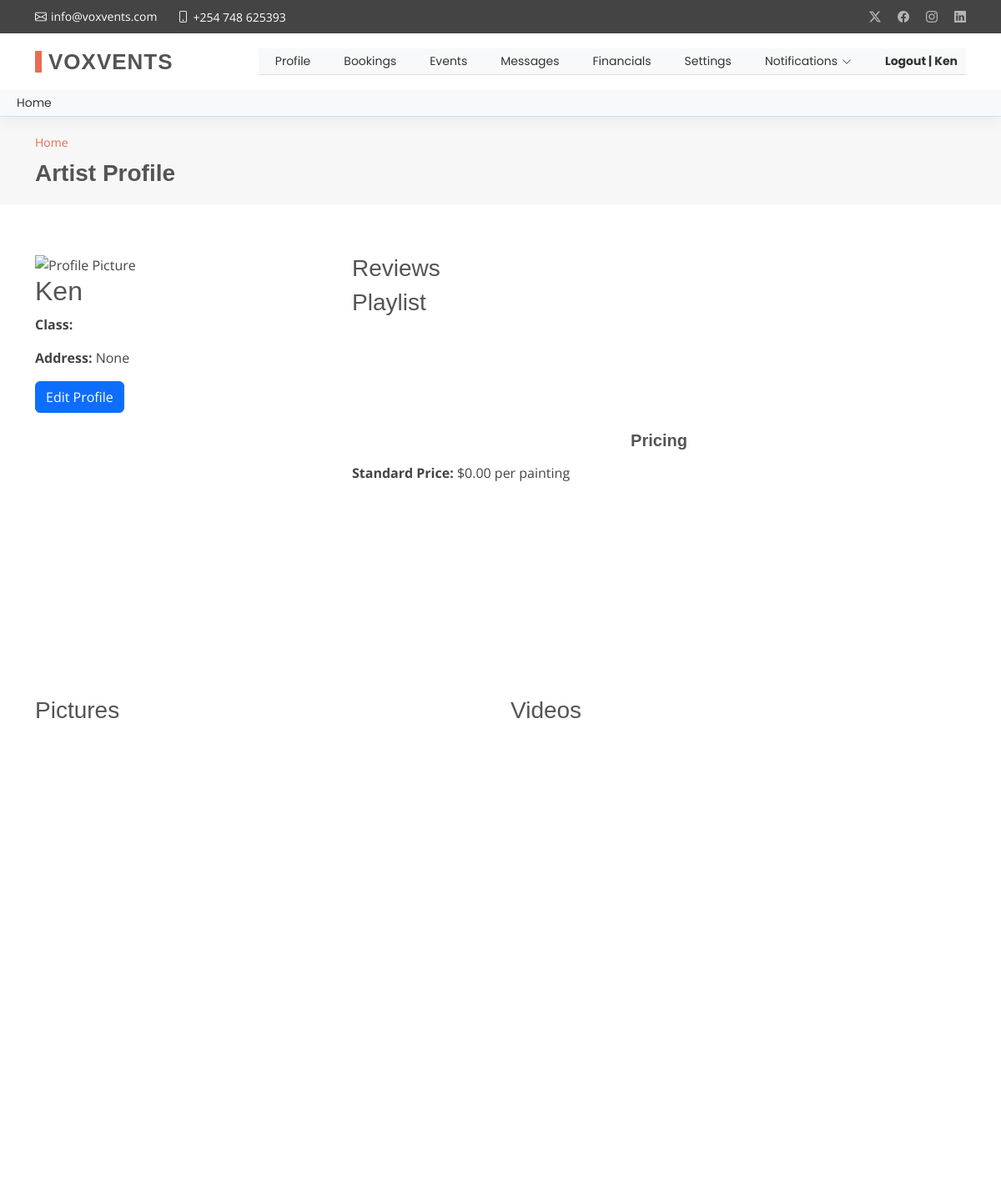
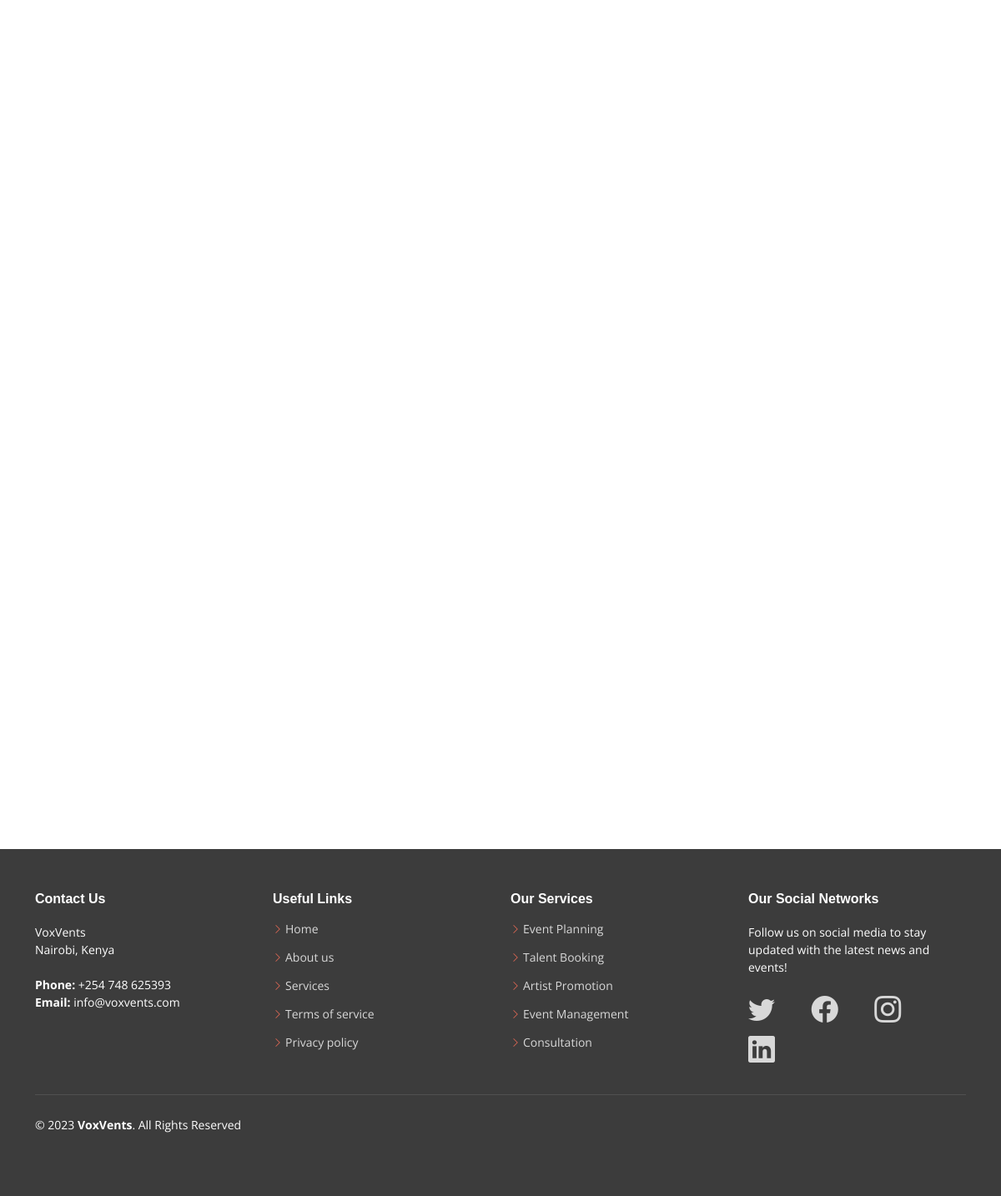
The app's page /portfolio (signed in) with its own data (2 pictures, top to bottom).
### voxapp/models.py (models this page shows, shortened)
class Profile(models.Model):
    USER_TYPE_CHOICES = [
        ('artist', 'Artist'),
        ('client', 'Client'),
        ('admin', 'Admin'),
    ]
    user = models.OneToOneField(User, on_delete=models.CASCADE)
    user_type = models.CharField(max_length=10, choices=USER_TYPE_CHOICES)
    class_name = models.CharField(max_length=100, blank=True, null=True)
    address = models.CharField(max_length=255, blank=True, null=True)
    profile_picture = models.ImageField(upload_to='profile_pics/', blank=True, null=True)
    pricing = models.DecimalField(max_digits=10, decimal_places=2, default=0.00, verbose_name='Default Pricing')

### voxapp/views.py (the view)
# urls.py: path('portfolio', views.portfolio, name='portfolio'),
def portfolio(request):
    profile_info = request.user.profile
    notifications = Notification.objects.filter(user=request.user).order_by('-created_at')
    context = {
        'profile_info': profile_info,
        'notifications': notifications,
    }
    return render(request, 'artist/artist-profile.html', context=context)

### templates/artist/artist-profile.html (shortened to what this page needs)
{% extends "base.html" %}
{% load static %}
{% block nav %}
<nav id="navmenu" class="navmenu">
    <ul>
        <li><a href="{% url 'portfolio' %}">Profile</a></li>
        <li><a href="{% url 'gig_view' %}">Bookings</a></li>
        <li><a href="#">Events</a></li>
        <li class="nav-item">
            <a class="nav-link" href="{% url 'messages' %}">Messages</a>
        </li>
        <li><a href="#">Financials</a></li>
        <li><a href="{% url 'settings_view' %}">Settings</a></li>
        <li class="dropdown">
            <a href="#"><span>Notifications</span> <i class="bi bi-chevron-down toggle-dropdown"></i></a>
        </li>
        <li><a href="{% url 'logout' %}"><strong>Logout | {{ user.username }}</strong></a></li>
    </ul>
</nav>
{% endblock %}
{% block main %}
<main class="main">
    <div class="page-title" data-aos="fade">
        <div class="container">
            <nav class="breadcrumbs">
                <ol>
                    <li><a href="{% url 'dashboard' %}">Home</a></li>
                </ol>
            </nav>
            <h1>Artist Profile</h1>
        </div>
    </div>
    <section id="artist-profile" class="artist-profile section">
        <div class="container">
            <div class="row gy-4">
                <div class="col-lg-4">
                    <div class="profile-info">
                        <img src="{{ profile_info.profile_pictures.url }}" class="img-fluid" alt="Profile Picture">
                        <h2>{{ profile_info.user.username }}</h2>
                        <p><strong>Class:</strong> {{ profile_info.artist_class }}</p>
                        <p><strong>Address:</strong> {{ profile_info.address }}</p>
                        <a href="{% url 'edit_profile' %}" class="btn btn-primary">Edit Profile</a>
                    </div>
                </div>
                <div class="col-lg-8">
                    <div class="reviews">
                        <h3>Reviews</h3>
                    </div>
                    <div class="playlist">
                        <h3>Playlist</h3>
                    </div>
                    <div class="pricing">
                        <h3>Pricing</h3>
                        <p><strong>Standard Price:</strong> ${{ profile_info.pricing }} per painting</p>
                    </div>
                </div>
            </div>
        </div>
    </section>
    <section id="portfolio" class="portfolio section">
        <div class="container">
            <div class="row gy-4">
                <div class="col-lg-6">
                    <h3>Pictures</h3>
                </div>
                <div class="col-lg-6">
                    <h3>Videos</h3>
                </div>
            </div>
        </div>
    </section>
</main>
{% endblock %}

### static/assets/css/main.css (style rules this page uses)
:root { --default-font: "Open Sans", system-ui, -apple-system, "Segoe UI", Roboto, "Helvetica Neue", Arial, "Noto Sans", "Liberation Sans", sans-serif, "Apple Color Emoji", "Segoe UI Emoji", "Segoe UI Symbol", "Noto Color Emoji"; --heading-font: "Raleway", sans-serif; --nav-font: "Poppins", sans-serif; }
:root { --background-color: #ffffff; --default-color: #444444; --heading-color: #545454; --accent-color: #e96b56; --contrast-color: #ffffff; }
:root { --nav-color: #444444; --nav-hover-color: #e96b56; --nav-dropdown-background-color: #ffffff; --nav-dropdown-color: #444444; --nav-dropdown-hover-color: #e96b56; }
:root { scroll-behavior: smooth; }
body { color: var(--default-color); background-color: var(--background-color); font-family: var(--default-font); }
a { color: var(--accent-color); text-decoration: none; transition: 0.3s; }
h1, h2, h3, h4, h5, h6 { color: var(--heading-color); font-family: var(--heading-font); }
.navmenu { background-color: #f8f9fa; padding: 10px; border-bottom: 1px solid #ddd; }
.navmenu ul { list-style: none; margin: 0; padding: 0; display: flex; flex-wrap: wrap; }
.navmenu ul li { margin: 0 10px; }
.navmenu ul li a { text-decoration: none; color: #333; padding: 5px 10px; border-radius: 4px; transition: background-color 0.3s; }
.toggle-dropdown { margin-left: 5px; }
html, body { margin: 0; padding: 0; height: 100%; }
.wrapper { display: flex; flex-direction: column; min-height: 100vh; }
main { flex: 1; }
@media (min-width: 1200px) { .navmenu { padding: 0; } }
@media (min-width: 1200px) { .navmenu ul { margin: 0; padding: 0; display: flex; list-style: none; align-items: center; } }
@media (min-width: 1200px) { .navmenu li { position: relative; } }
@media (min-width: 1200px) { .navmenu a, .navmenu a:focus { color: var(--nav-color); padding: 18px 15px; font-size: 14px; font-family: var(--nav-font); font-weight: 400; display: flex; align-items: center; justify-content: space-between; white-space: nowrap; transition: 0.3s; } }
@media (min-width: 1200px) { .navmenu a i, .navmenu a:focus i { font-size: 12px; line-height: 0; margin-left: 5px; transition: 0.3s; } }
@media (min-width: 1200px) { .navmenu li:last-child a { padding-right: 0; } }
.page-title { --background-color: color-mix(in srgb, var(--default-color), transparent 96%); color: var(--default-color); background-color: var(--background-color); padding: 20px 0; position: relative; }
.page-title h1 { font-size: 28px; font-weight: 700; margin: 0; }
.page-title .breadcrumbs ol { display: flex; flex-wrap: wrap; list-style: none; padding: 0 0 10px 0; margin: 0; font-size: 14px; }
section, .section { color: var(--default-color); background-color: var(--background-color); padding: 60px 0; scroll-margin-top: 100px; overflow: hidden; }
.pricing { padding: 120px 0; }
.pricing h3 { font-weight: 600; margin-bottom: 15px; font-size: 20px; text-align: center; }

### records on screen
Profile: user.username "Ken", address "None", pricing "0.00"

### other values on screen
{{ user.username }} "Ken"
